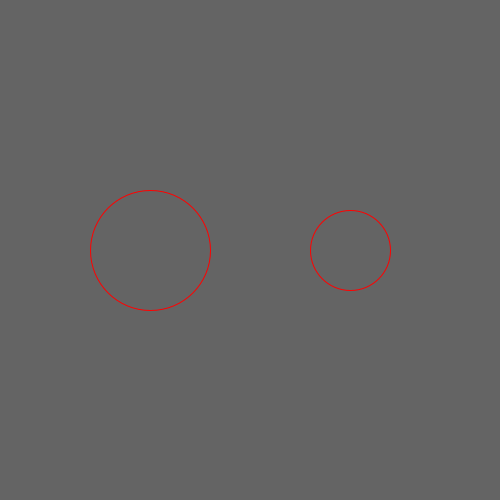
Frame 1 (no input)
Frame 60 (the mouse pressed at the canvas centre just before this capture): identical to frame 1, image omitted
Frame 120 (the mouse held since frame 60 and released just before this capture): identical to frame 1, image omitted

The Processing sketch that drew this single still picture (run headless with seeded random() and noise(); from frame 60 on, the mouse is pressed at the canvas centre):

// Processing sketch: w01_06_buttons_twoButtons
// ── w01_06_buttons_twoButtons.pde
// IMA NYU Shanghai
// Kinetic Interfaces
// MOQN
// Aug 31 2016


float btn1PosX, btn1PosY, btn1Size;
float btn2PosX, btn2PosY, btn2Size;
// if you start repeating like this it's the sign you need an array of a class(object)!


void setup() {
  size(500, 500);
  stroke(255, 0, 0);
  noFill();

  btn1PosX = width/2-100;
  btn1PosY = height/2;
  btn1Size = 120;
  btn2PosX = width/2+100;
  btn2PosY = height/2;
  btn2Size = 80;
  // a lot of repetition...
}


void draw() {
  background(100);

  ellipse(btn1PosX, btn1PosY, btn1Size, btn1Size);
  ellipse(btn2PosX, btn2PosY, btn2Size, btn2Size);
  // oh my....
  
  float distance1 = dist(btn1PosX, btn1PosY, mouseX, mouseY);
  if ( distance1 < btn1Size/2) {
    if (mousePressed) {
      fill(random(255), random(255), random(255));
      stroke(random(255), random(255), random(255));
    } else {
      fill(255, 0, 0);
    }
  } else {
    noFill();
  }
  
  float distance2 = dist(btn2PosX, btn2PosY, mouseX, mouseY);
  if ( distance2 < btn2Size/2) {
    if (mousePressed) {
      fill(random(255), random(255), random(255));
      stroke(random(255), random(255), random(255));
    } else {
      fill(255, 0, 0);
    }
  } else {
    noFill();
  }
  // OMG! There is a bug. Please try to find it.
  // We will talk about this during the class.
  // Let's make a class then.
}





//
